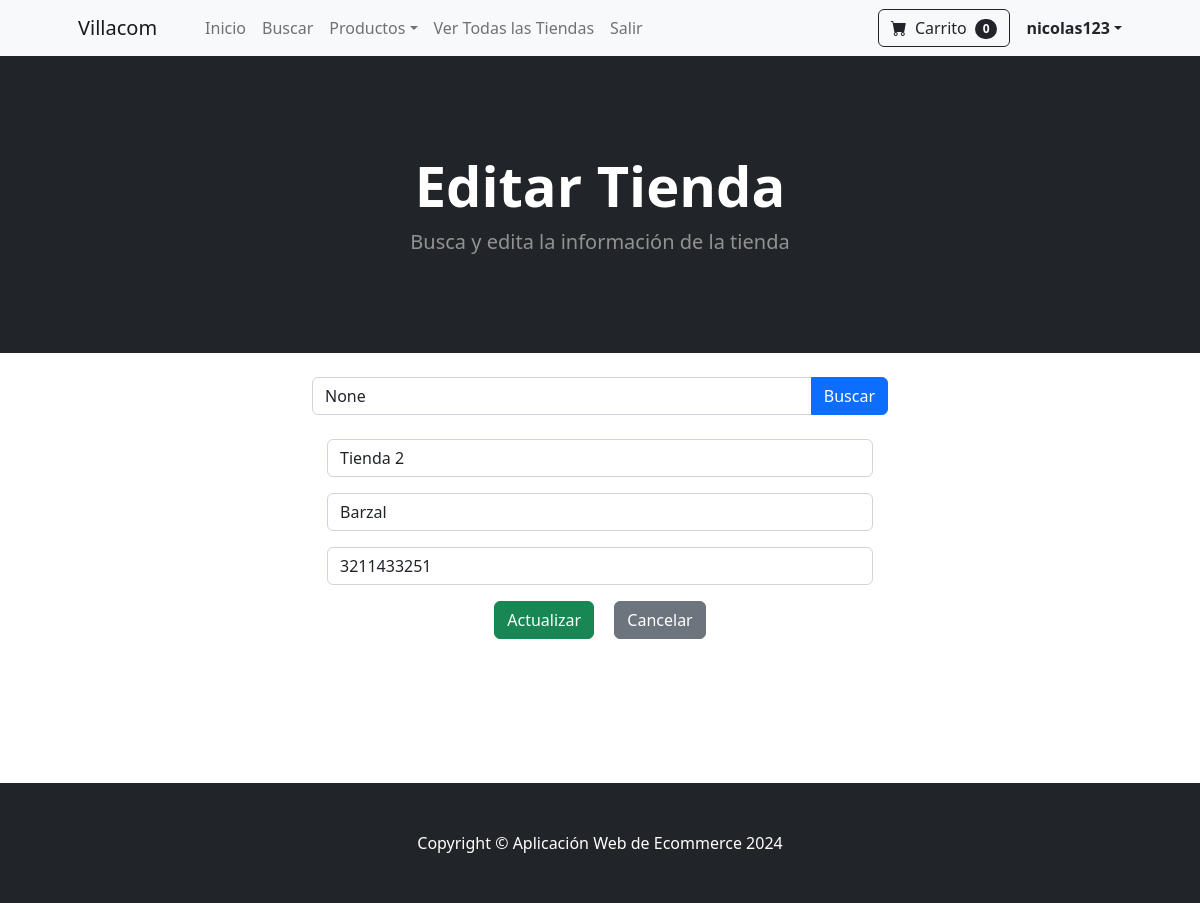
Page /tienda/editar/2/ (signed in) on the earlier database version.
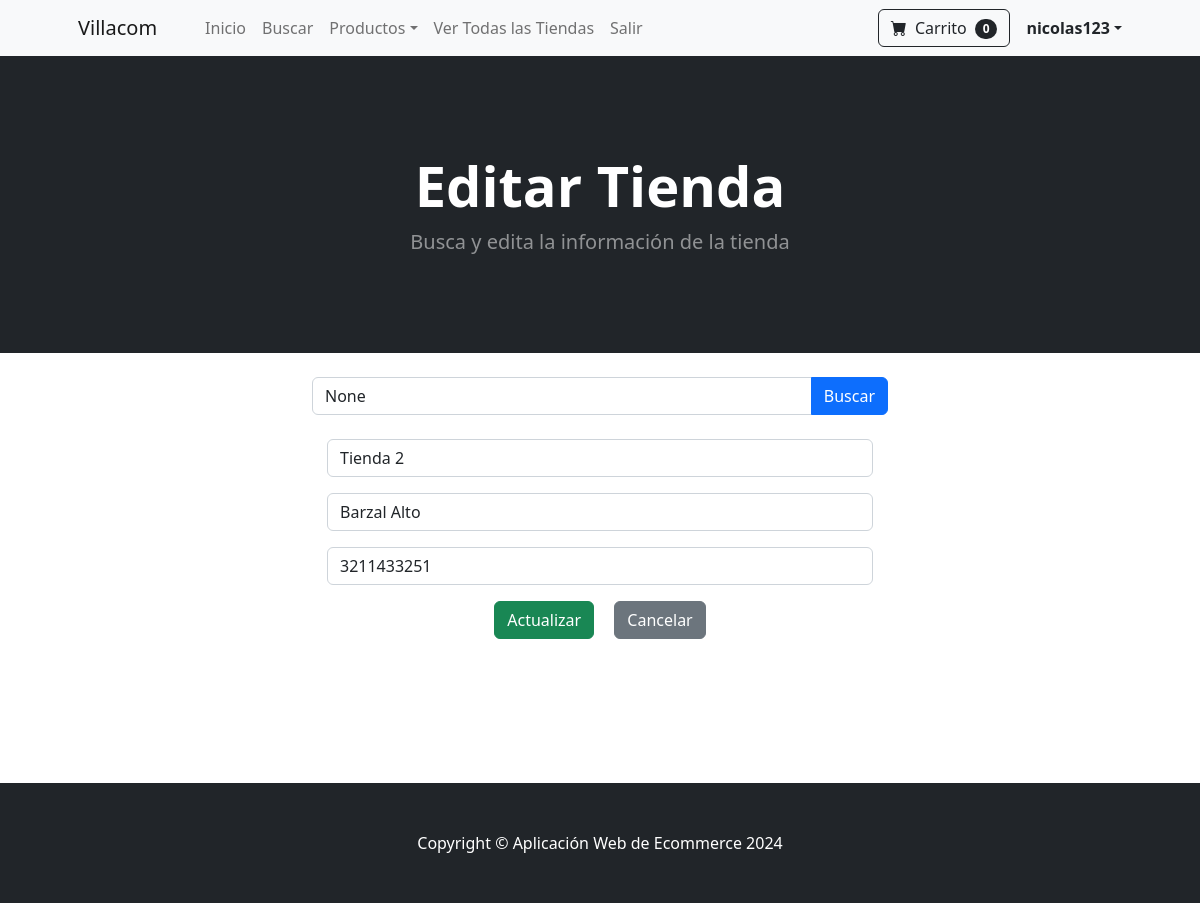
Same page on the later database version.
### store/models.py (models this page shows, shortened)
class Business(models.Model):
    name = models.CharField(max_length=100)
    location = models.CharField(max_length=200)
    phone = models.CharField(max_length=20)
    class Meta:
        verbose_name_plural = 'locales/Negocios'

### store/views.py (the view)
# urls.py: path('tienda/editar/<int:pk>/', views.editar_tienda, name='editar_tienda'),
def editar_tienda(request, pk=None):
    business = None
    form = None
    query = request.GET.get('query')
    if query:
        businesses = Business.objects.filter(name__icontains=query)
    else:
        businesses = None
    if pk:
        business = get_object_or_404(Business, pk=pk)
        if request.method == 'POST':
            form = BusinessForm(request.POST, instance=business)
            if form.is_valid():
                form.save()
                messages.success(request, 'Tienda actualizada exitosamente.')
                return redirect('home')  # Cambia 'home' por la URL a la que quieras redirigir
        else:
            form = BusinessForm(instance=business)
    return render(request, 'editar_tienda.html', {
        'form': form,
        'business': business,
        'businesses': businesses,
        'query': query,
    })

### store/forms.py
class BusinessForm(forms.ModelForm):
    class Meta:
        model = Business
        fields = ['name', 'location', 'phone']
        labels = {
            'name': '',
            'location': '',
            'phone': '',
        }
    def __init__(self, *args, **kwargs):
        super(BusinessForm, self).__init__(*args, **kwargs)
        self.fields['name'].widget.attrs.update({'class': 'form-control', 'placeholder': 'Nombre de la Tienda'})
        self.fields['location'].widget.attrs.update({'class': 'form-control', 'placeholder': 'Ubicación de la Tienda'})
        self.fields['phone'].widget.attrs.update({'class': 'form-control', 'placeholder': 'Teléfono de Contacto'})

### cart/cart.py (called while the page is built)
    def __len__(self):
        return len(self.cart)

### cart/context_processors.py (called while the page is built)
def cart(request):
    return {'cart': Cart(request)}

### store/templates/editar_tienda.html (shortened to what this page needs)
{% extends 'base.html' %}
{% block content %}
<header class="bg-dark py-5">
    <div class="container px-4 px-lg-5 my-5">
        <div class="text-center text-white">
            <h1 class="display-4 fw-bolder">Editar Tienda</h1>
            <p class="lead fw-normal text-white-50 mb-0">Busca y edita la información de la tienda</p>
        </div>
    </div>
</header>
<div class="container my-4" style="max-width: 600px; margin: 0 auto;">
    <form method="GET" action="{% url 'buscar_tienda' %}">
        <div class="input-group">
            <input type="text" name="query" class="form-control" placeholder="Buscar por nombre de la tienda" value="{{ query }}">
            <button type="submit" class="btn btn-primary">Buscar</button>
        </div>
    </form>
</div>
{% if business %}
    <div class="container">
        <div class="row">
            <div class="col-md-6 offset-md-3">
                <form method="POST">
                    {{ form.as_p }}
                    <div class="text-center">
                        <button type="submit" class="btn btn-success mx-2">Actualizar</button>
                        <a href="{% url 'home' %}" class="btn btn-secondary mx-2">Cancelar</a>
                    </div>
                </form>
            </div>
        </div>
    </div>
{% endif %}
<br><br><br><br><br><br>
{% endblock %}

Differences in the rows shown:
changed Business "Tienda 2": location "Barzal" → "Barzal Alto"
